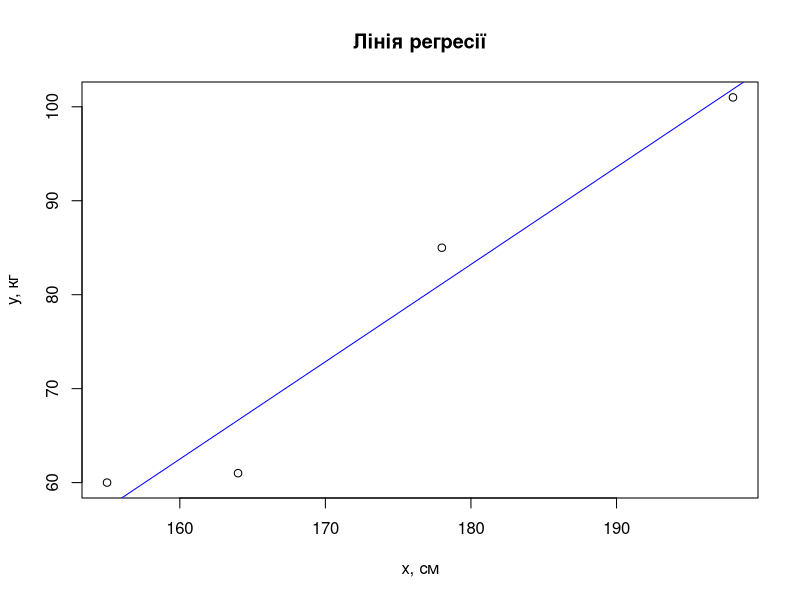

Source code (R): (Note: this script raises an error after producing the figure.)
## ---- chunk 1
suppressMessages(library(Matrix))

X <- matrix(c(1, 155, 1, 198, 1, 164, 1, 178), nrow = 4, ncol = 2, byrow = TRUE)
Y <- c(60, 101, 61, 85)
b <- solve((t(X) %*% X)) %*% t(X) %*% Y
b

## ---- chunk 2
plot(X[, 2], Y,
     main = "Лінія регресії",
     xlab = "x, см",
     ylab = "y, кг"
     )
abline(a = b[1], b = b[2], col = "blue")

## ---- chunk 3
# Інсталюємо необхідні пакети
x <- c("dplyr","rio", "ggplot2", "tidyr", "corrplot", "rio", "PerformanceAnalytics", "FactoMineR", "factoextra", "caret", "GGally", "randomForest")
# if (any(is.na(match(x,installed.packages())))) {
#   install.packages(x)
#   lapply(x, library, character.only = TRUE)
# } else {
#   lapply(x, library, character.only = TRUE)
# }

# install.packages(x)
lapply(x, library, character.only = TRUE)
## ---- chunk 4
# Импортируем данные
library(magrittr)
library(rio)
y <- c("data/data.xls")
data <- import("data/data.xls")
# View(data)

## ---- chunk 5
knitr::kable(
  head(data),
  caption = "Таблиця початкових даних"
)
## ---- chunk 6
data %>%
  select(comments:shares, `all reactions`, reach) %>% 
  cor() %>% 
  knitr::kable(caption = "Таблиця оцінок коефіцієнтів кореляції")
## ---- chunk 7
data %>%
  select(comments:shares, reach) %>% 
ggpairs()
## ---- chunk 8
CorrMatrix <- data %>% 
  select(comments:shares, `all reactions`, reach) %>% 
  cor()
## ---- chunk 9
dataNotFilter <- select(data, comments:shares, reach)
lm.reach <- lm(reach ~ ., data = dataNotFilter)
summary(lm.reach)
plot(lm.reach)
## ---- chunk 10
dataFilter <- data %>%
  filter(posts %in% c(40, 94) != TRUE) %>% 
  select(comments:shares, reach)

lm.reach <- lm(reach ~ ., data = dataFilter)
summary(lm.reach)
plot(lm.reach)
## ---- chunk 11
lmStep.reach <- step(lm.reach, trace = 0)
summary(lmStep.reach)
## ---- chunk 12
anova(lm.reach, lmStep.reach)
## ---- chunk 13
lm.reach.cv <- train(reach ~ ., data = dataFilter, method = 'lm', trainControl = trainControl(method = "cv"))
## ---- chunk 14
lmStep.reach.cv <- train(reach ~ likes, data = dataFilter, method = 'lm', trainControl = trainControl(method = "cv"))
## ---- chunk 15
lm.reach.cv
lmStep.reach.cv
## ---- chunk 16
lm.MinusConst.reach <- lm(reach ~ likes - 1, data = dataFilter)
summary(lm.MinusConst.reach)
plot(lm.MinusConst.reach)
## ---- chunk 17
ggplot(dataFilter,
       aes(x = likes - 1, y = reach,
           colour = comments)) +
  labs(title = "Залежність охоплення аудиторії від кількості лайків",
       subtitle = "Лінійна регресія з 95% довірчими межами",
       caption = "Без коригування. Кольором виділено кількість коментарів", 
       x = "Кількість лайків", y = "Охоплення аудиторії, кільк. люд.") +
  geom_point() +
  stat_smooth(method=lm, se = TRUE, fullrange = TRUE) 

## ---- chunk 18
dataFilterThreeSigma <- data %>%
  filter(posts %in% c(11, 24, 40, 94) != TRUE) %>% # указываем номера точек, которые должны быть исключены
  select(comments:shares, reach)
## ---- chunk 19
lm.MinusConstThreeSigma.reach <- lm(reach ~ likes - 1, data = dataFilterThreeSigma)
summary(lm.MinusConstThreeSigma.reach)
# plot(lm.MinusConst.reach)
## ---- chunk 20
ggplot(dataFilterThreeSigma,
       aes(x = likes - 1, y = reach,
           colour = comments)) +
  labs(title = "Залежність охоплення аудиторії від кількості лайків",
       subtitle = "Лінійна регресія з 95% довірчими межами",
       caption = "З коригуванням. Кольором виділено кількість коментарів", 
       x = "Кількість лайків", y = "Охоплення аудиторії, кільк. люд.") +
  geom_point() +
  stat_smooth(method=lm, se = TRUE, fullrange = TRUE) 
## ---- chunk 21
likesNumber <- data.frame(likes=c(200, 250, 255)) # вказуємо значення likes для обчислення прогнозу по reaches
pre <- predict(lm.MinusConstThreeSigma.reach, likesNumber, interval="confidence")
knitr::kable(cbind(likesNumber, pre),
             caption = "Точковий та інтервальний прогноз охоплення аудиторії")
## ---- chunk 22
lm.reach <- lm(reach ~ comments + likes + shares  - 1, data = dataFilterThreeSigma)
summary(lm.reach)
# plot(lm.reach)
## ---- chunk 23
lm.general.reach <- lm(reach ~ comments + likes + shares + comments*likes + comments*shares + likes*shares - 1, data = dataFilterThreeSigma)
summary(lm.general.reach)
# plot(lm.reach)
## ---- chunk 24
head(dataFilterThreeSigma)
# 80% даних використовуємо для тренування моделі, 20% для тестування
split <- sample(2, nrow(dataFilterThreeSigma), replace=TRUE, prob=c(0.8, 0.2))
train <- dataFilterThreeSigma[split==1,]
test <- dataFilterThreeSigma[split==2,]

# Побудова моделі
# rf <- randomForest(reach ~ ., data = train)
rf <- randomForest(reach ~ ., data = train, scale=FALSE, ntree=500)
rf
# Побудова прогнозу на тестовій вибірці
predictions <- predict(rf, test)

# ПОхибка прогнозу
print(sqrt(sum((as.vector(predictions - test$reach))^2))/length(predictions))

# Графік похибки прогнозу
plot(rf)

# Оцінка важливості предикторів
importance(rf)
